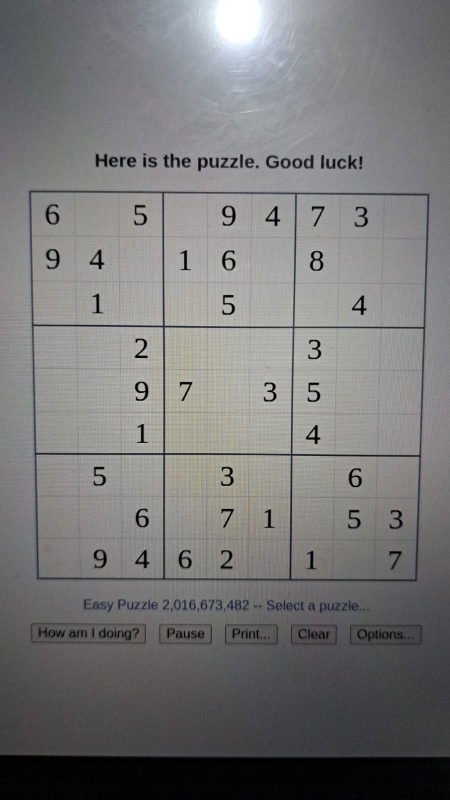
#> input picture data/example.jpeg, 899 x 1599 px (shown at 1/2 size)
$ jupyter execute 01_Analysis_cells.ipynb
#> lines starting #> are read from the running program, lines starting #| are printed output that depends on the picture; after the words box and inside, x2 and y2 are one past the last pixel; in counts of white or black regions, pixels touching at a corner belong together
# `1 Find Sudoku Square`

[cell 1]
import cv2
import matplotlib.pyplot as plt
import numpy as np
import operator

img = cv2.imread(f"../data/example.jpeg")
#> img is the input picture: shape (1599, 899, 3); mean B, G, R 120.2, 120.2, 120.6

# convert to gray scale
gray_img = cv2.cvtColor(img, cv2.COLOR_BGR2GRAY)

# apply gaussian blur
blur_img = cv2.GaussianBlur(gray_img, (9, 9), 0)

# binarize image
binary_img = cv2.adaptiveThreshold(blur_img, 255, cv2.ADAPTIVE_THRESH_GAUSSIAN_C, cv2.THRESH_BINARY, 11, 2)
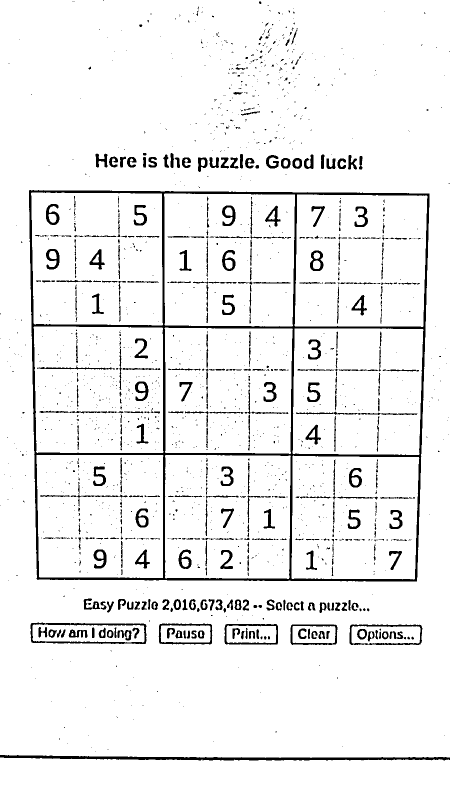
#> binary_img: shape (1599, 899) (shown at 1/2 size); 93.8% white; 1646 black regions (1272 under 20 px), largest, box (x1, y1, x2, y2) and area: (58, 380, 859, 1163) 27953, (0, 1510, 899, 1521) 4810, (61, 1245, 293, 1288) 1857

# invert image
negative_img = cv2.bitwise_not(binary_img)

# apply dilation
kernel = np.array([[0., 1., 0.], [1., 1., 1.], [0., 1., 0.]], np.uint8)
dilated_img = cv2.dilate(negative_img, kernel, iterations=1)
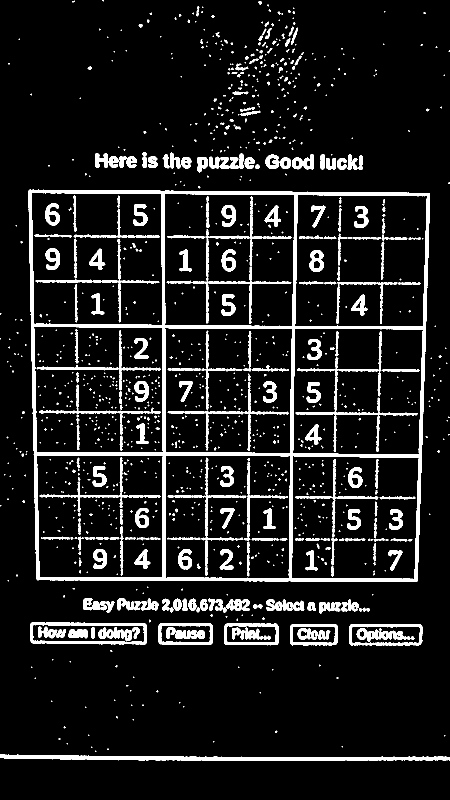
#> dilated_img: shape (1599, 899) (shown at 1/2 size); 10% white; 1202 white regions (880 under 20 px)

# find contours
contours, _ = cv2.findContours(dilated_img, cv2.RETR_EXTERNAL, cv2.CHAIN_APPROX_SIMPLE)
#> contours = 433 contours, 333 with area under 20; largest, box (x1, y1, x2, y2) and area: (57, 379, 860, 1164) 609370, (60, 1244, 294, 1289) 9562, (698, 1248, 846, 1291) 5942, (0, 1509, 899, 1522) 5705, (448, 1247, 557, 1291) 4482
max_contour = max(contours, key=cv2.contourArea)
#> max_contour = contour of 328 points, box (x1, y1, x2, y2) (57, 379, 860, 1164), area 609370
img_with_contour = img.copy()
cv2.drawContours(img_with_contour, [max_contour], -1, (0, 255, 0), 3)
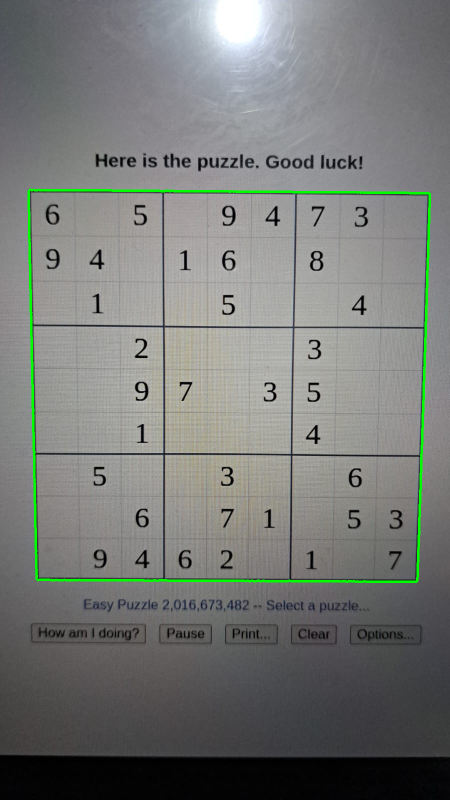
#> img_with_contour: shape (1599, 899, 3) (shown at 1/2 size); 1.08% of pixels changed, all inside (x1, y1, x2, y2) = (55, 377, 862, 1166)

# find corners
bottom_right, _ = max(enumerate([pt[0][0] + pt[0][1] for pt in max_contour]), key=operator.itemgetter(1))
#> bottom_right = 185
top_left, _ = min(enumerate([pt[0][0] + pt[0][1] for pt in max_contour]), key=operator.itemgetter(1))
#> top_left = 0
bottom_left, _ = min(enumerate([pt[0][0] - pt[0][1] for pt in max_contour]), key=operator.itemgetter(1))
#> bottom_left = 96
top_right, _ = max(enumerate([pt[0][0] - pt[0][1] for pt in max_contour]), key=operator.itemgetter(1))
#> top_right = 263

# extract corner points
bottom_right = max_contour[bottom_right][0]
#> bottom_right = [833, 1163]
top_left = max_contour[top_left][0]
#> top_left = [59, 379]
bottom_left = max_contour[bottom_left][0]
#> bottom_left = [72, 1157]
top_right = max_contour[top_right][0]
#> top_right = [859, 387]
img_with_points = img.copy()
cv2.circle(img_with_points, tuple(bottom_right), 10, (0, 0, 255), -1)
#> img_with_points: shape (1599, 899, 3); 0.02% of pixels changed, all inside (x1, y1, x2, y2) = (823, 1153, 844, 1174)
cv2.circle(img_with_points, tuple(top_left), 10, (0, 255, 0), -1)
#> img_with_points: shape (1599, 899, 3); mean B, G, R 120.1, 120.3, 120.6
cv2.circle(img_with_points, tuple(bottom_left), 10, (255, 0, 0), -1)
#> img_with_points: shape (1599, 899, 3); mean B, G, R 120.2, 120.2, 120.5
cv2.circle(img_with_points, tuple(top_right), 10, (0, 255, 255), -1)
#> img_with_points: shape (1599, 899, 3); mean B, G, R 120.1, 120.3, 120.6

# get perspective
def distance_between(p1, p2):
    a = p2[0] - p1[0]
    b = p2[1] - p1[1]
    return np.sqrt((a ** 2) + (b ** 2))

src = np.array([top_left, top_right, bottom_right, bottom_left], dtype='float32')
#> src = [[59, 379], [859, 387], [833, 1163], [72, 1157]]
side = max([
    distance_between(bottom_right, top_right),
    distance_between(top_left, bottom_left),
    distance_between(bottom_right, bottom_left),
    distance_between(top_left, top_right)
])
#> in distance_between, `a = p2[0] - p1[0]`: a = 26
#> in distance_between, `b = p2[1] - p1[1]`: b = -776
#> side = 800

dst = np.array([
    [0, 0],
    [side - 1, 0],
    [side - 1, side - 1],
    [0, side - 1]
], dtype='float32')
#> dst = [[0, 0], [799, 0], [799, 799], [0, 799]]

m = cv2.getPerspectiveTransform(src, dst)
#> m = [[0.974, -0.0163, -51.27], [-0.00954, 0.954, -361.1], [-2.04e-06, -6.12e-05, 1]]
warped_img = cv2.warpPerspective(img, m, (int(side), int(side)))

# show images
plt.figure(figsize=(20, 5))
plt.subplot(141); plt.axis("off"); plt.imshow(img[:,:,::-1]); plt.title("Original")
plt.subplot(142); plt.axis("off"); plt.imshow(gray_img, cmap="gray"); plt.title("Gray scale")
plt.subplot(143); plt.axis("off"); plt.imshow(blur_img, cmap="gray"); plt.title("Blur Image")
plt.subplot(144); plt.axis("off"); plt.imshow(binary_img, cmap="gray"); plt.title("Binary Image")
plt.figure(figsize=(20, 5))
plt.subplot(141); plt.axis("off"); plt.imshow(negative_img, cmap="gray"); plt.title("Negative Image")
plt.subplot(142); plt.axis("off"); plt.imshow(dilated_img, cmap="gray"); plt.title("Dilated Image")
plt.subplot(143); plt.axis("off"); plt.imshow(img_with_contour[:,:,::-1]); plt.title("Contour")
plt.subplot(144); plt.axis("off"); plt.imshow(img_with_points[:,:,::-1]); plt.title("Corners")
plt.figure(figsize=(20, 5))
plt.subplot(141); plt.axis("off"); plt.imshow(warped_img[:,:,::-1]); plt.title("Sudoku")

# `2 Draw lines`

[cell 2]
# Get dimensions of the image
height, width = warped_img.shape[:2]  # Ensure obtaining height and width in grayscale
#> height = 800; width = 800

# Calculate the size of each cell
cell_height = height // 9  # Assume a 9x9 grid for Sudoku
#> cell_height = 88
cell_width = width // 9
#> cell_width = 88

# Create a copy of the image to draw the grid
grid_image = warped_img.copy()

# Draw horizontal lines, including the lines at the top and bottom edges
for i in range(10):  # Adjusted to 10 to include top and bottom edges
    y = min(i * cell_height, height - 1)  # Ensure the bottom edge is within bounds
    cv2.line(grid_image, (0, y), (width - 1, y), (0, 0, 0), 5)  # Black line with thickness 5
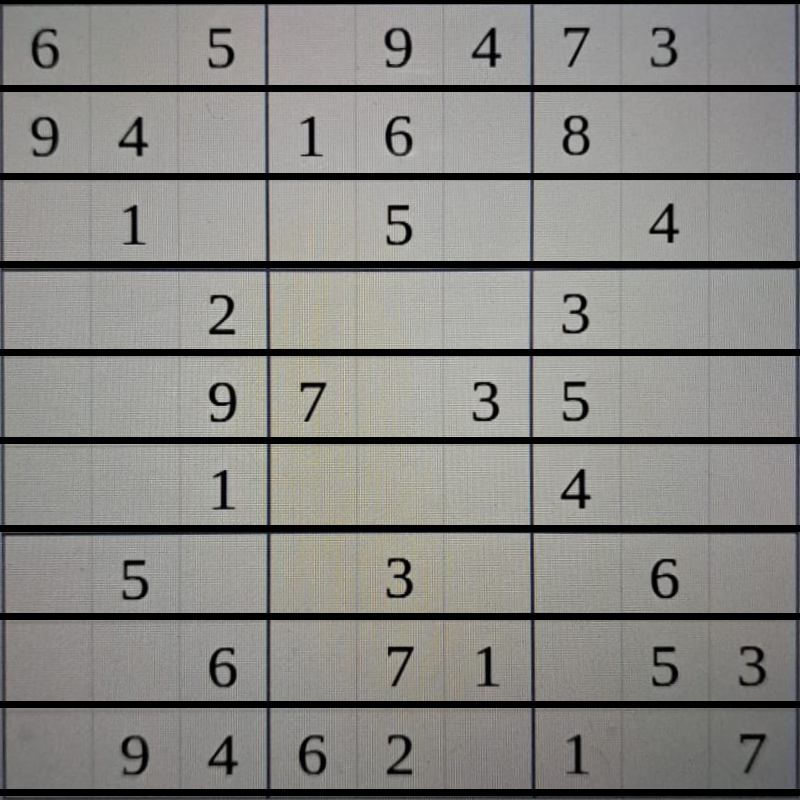
#> grid_image: shape (800, 800, 3); mean B, G, R 131.3, 134.7, 135.7

# Draw vertical lines, including the lines at the left and right edges
for i in range(10):  # Adjusted to 10 to include left and right edges
    x = min(i * cell_width, width - 1)  # Ensure the right edge is within bounds
    cv2.line(grid_image, (x, 0), (x, height - 1), (0, 0, 0), 5)  # Black line with thickness 5
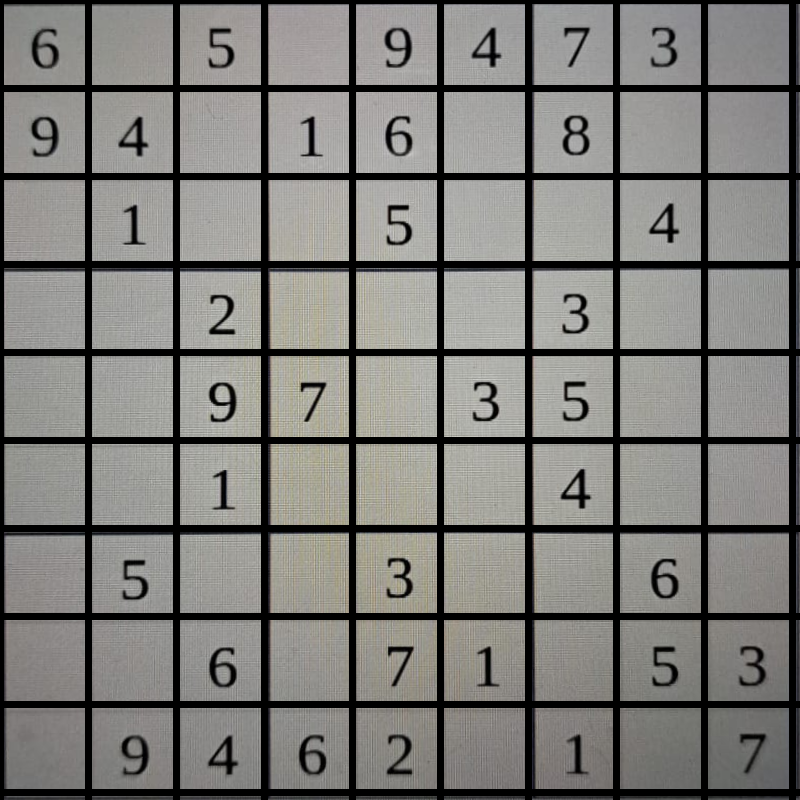
#> grid_image: shape (800, 800, 3); 7.67% of pixels changed, all inside (x1, y1, x2, y2) = (0, 4, 796, 800)

# Display the result with the reinforced grid
plt.figure(figsize=(10, 5))
plt.subplot(121); plt.axis("off"); plt.imshow(warped_img, cmap='gray'); plt.title("Warped Sudoku")
plt.subplot(122); plt.axis("off"); plt.imshow(grid_image, cmap='gray'); plt.title("Sudoku with Grid");
#> figure, not shown here; B, G, R data is drawn as R, G, B

# `3 Divide Sudoku on Cells`

[cell 3]
# Create a CLAHE object for contrast enhancement
clahe = cv2.createCLAHE(clipLimit=2.5, tileGridSize=(4, 4))

# Convert grid_image to grayscale if it is not already
gray_grid_image = cv2.cvtColor(grid_image, cv2.COLOR_BGR2GRAY) if len(grid_image.shape) == 3 else grid_image

# List to store each processed cell as an individual image
cells = []

# Margin to define the internal region of interest (ROI)
margin = 20  # Adjusted to a larger value to define the ROI

# Iterate over the 9x9 grid to extract and process each cell
for i in range(9):
    row_cells = []
    for j in range(9):
        # Define cell boundaries
        x_start = j * cell_width
        y_start = i * cell_height
        x_end = x_start + cell_width
        y_end = y_start + cell_height

        # Crop the cell from the grayscale image
        cell = gray_grid_image[y_start:y_end, x_start:x_end]

        # Apply CLAHE to improve contrast
        cell_clahe = clahe.apply(cell)

        # Binarize the cell with a global threshold and invert colors
        _, binary_cell = cv2.threshold(cell_clahe, 90, 255, cv2.THRESH_BINARY_INV)

        # Convert to BGR to visualize bounding box in color
        binary_cell_bgr = cv2.cvtColor(binary_cell, cv2.COLOR_GRAY2BGR)

        # Define the region of interest (ROI), excluding external borders
        roi = binary_cell[margin:cell_height-margin, margin:cell_width-margin]

        # Detect contours within the internal region
        contours, _ = cv2.findContours(roi, cv2.RETR_EXTERNAL, cv2.CHAIN_APPROX_SIMPLE)

        # Check if there is a significant contour
        if len(contours) == 0 or max(cv2.contourArea(contour) for contour in contours) < 20:
            # If no significant edges are detected, set the cell to black
            binary_cell_bgr = np.zeros_like(binary_cell_bgr)
        else:
            # Extract and scale the green box content while keeping the aspect ratio
            for contour in contours:
                if cv2.contourArea(contour) > 20:
                    x, y, w, h = cv2.boundingRect(contour)

                    # Crop the green box content (digit)
                    digit_region = binary_cell[y + margin:y + h + margin, x + margin:x + w + margin]

                    # Calculate new size while keeping the aspect ratio
                    aspect_ratio = w / h
                    if w > h:
                        new_w = roi.shape[1]
                        new_h = int(new_w / aspect_ratio)
                    else:
                        new_h = roi.shape[0]
                        new_w = int(new_h * aspect_ratio)

                    # Resize the digit while maintaining the aspect ratio
                    scaled_digit = cv2.resize(digit_region, (new_w, new_h), interpolation=cv2.INTER_LINEAR)

                    # Calculate coordinates to center the digit within the ROI
                    x_offset = (roi.shape[1] - new_w) // 2
                    y_offset = (roi.shape[0] - new_h) // 2

                    # Place the scaled digit centered in the ROI
                    binary_cell_bgr[margin + y_offset:margin + y_offset + new_h,
                                    margin + x_offset:margin + x_offset + new_w] = cv2.cvtColor(scaled_digit, cv2.COLOR_GRAY2BGR)

                    # Draw the bounding box (optional)
                    cv2.rectangle(binary_cell_bgr, (x + margin, y + margin), (x + w + margin, y + h + margin), (0, 255, 0), 1)

        # Add the processed cell (with or without bounding box) to the list
        row_cells.append(binary_cell_bgr)

    cells.append(row_cells)
#> binary_cell: shape (88, 88); 19.6% white; 2 white regions, box (x1, y1, x2, y2) and area: (0, 0, 88, 88) 1183, (36, 30, 62, 70) 331
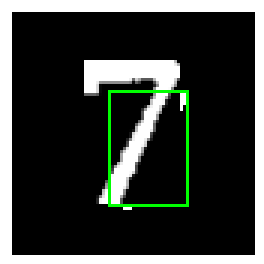
#> binary_cell_bgr: shape (88, 88, 3) (shown 3 times larger); mean B, G, R 55.5, 59.7, 55.5
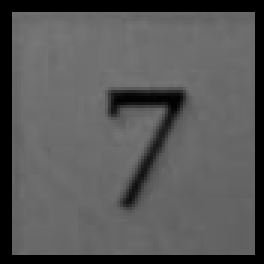
#> cell: shape (88, 88) (shown 3 times larger); min 0, max 119, mean 86.5
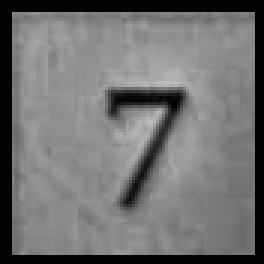
#> cell_clahe: shape (88, 88) (shown 3 times larger); min 2, max 191, mean 113.5
#> digit_region: shape (38, 26); 32.7% white; 1 white region, box (x1, y1, x2, y2) and area: (0, 0, 26, 38) 323
#> roi: shape (48, 48); 14% white; 1 white region, box (x1, y1, x2, y2) and area: (16, 10, 42, 48) 323
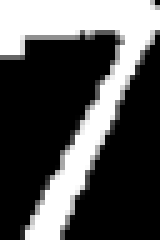
#> scaled_digit: shape (48, 32) (shown 5 times larger); min 0, max 255, mean 83.3
#> after the loop, cells = 9 items

# Display processed cells in grayscale with content scaled to ROI size
plt.figure(figsize=(20, 20))
for i in range(9):
    for j in range(9):
        plt.subplot(9, 9, i * 9 + j + 1)
        plt.axis("off")
        # Convert to RGB to display correctly in matplotlib
        plt.imshow(cv2.cvtColor(cells[i][j], cv2.COLOR_BGR2RGB))
        plt.title(f"Cell [{i}, {j}] Size: {cell_width}x{cell_height}", fontsize=10)
plt.tight_layout()
plt.show()
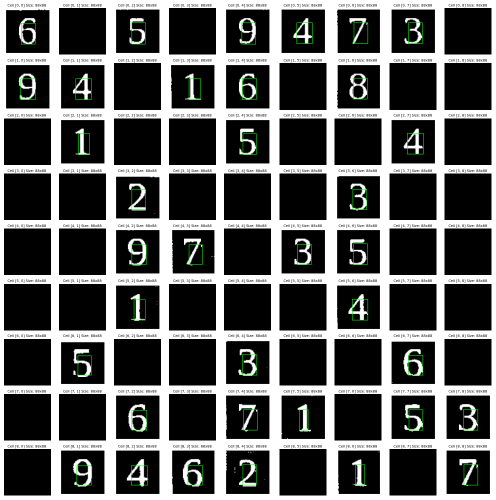
#> figure drawn by matplotlib, 81 panels
